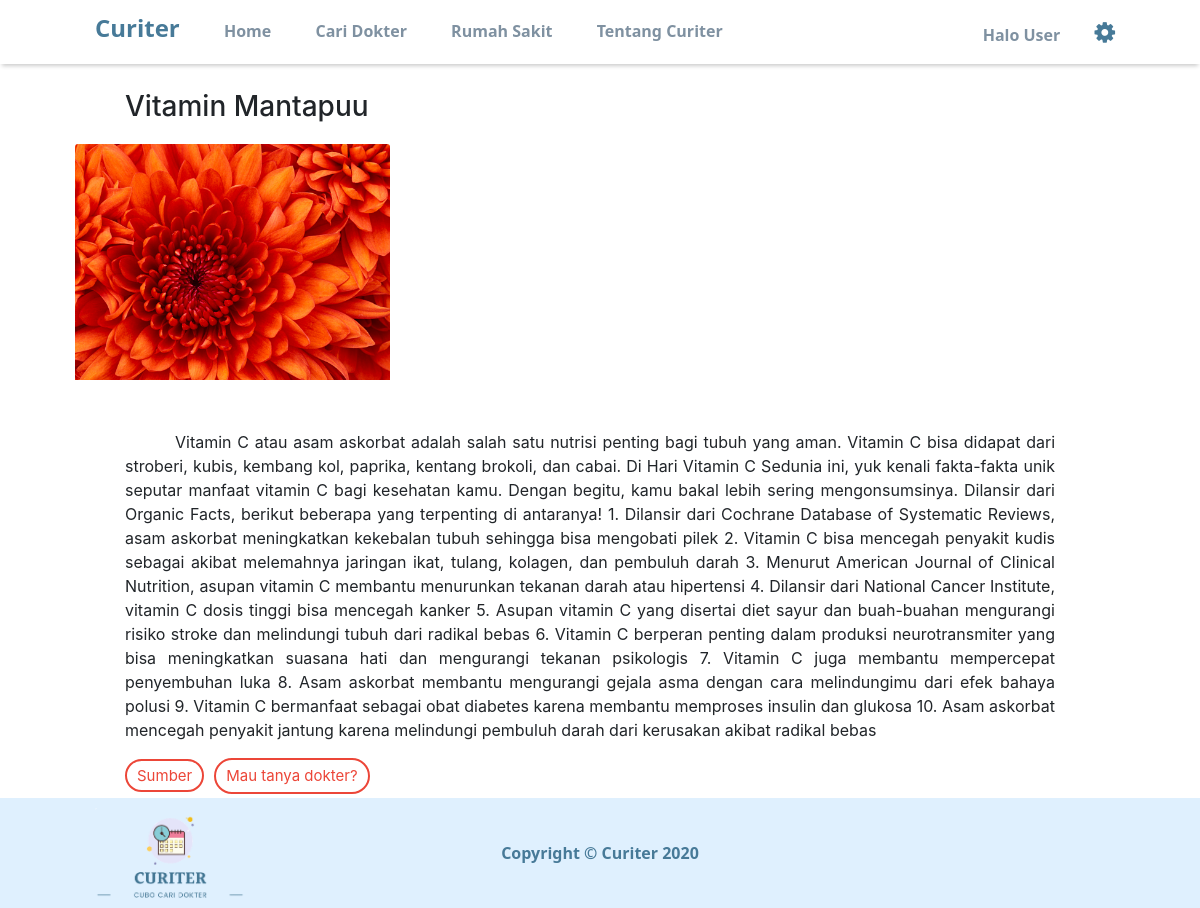
The app's page /home/artikel_user/14 with its own data.
### tables this page shows
CREATE TABLE `artikel` (
  `id_artikel` int(11) NOT NULL,
  `kategori_artikel` varchar(100) NOT NULL,
  `judul_artikel` varchar(100) NOT NULL,
  `konten_artikel` text NOT NULL,
  `sumber_artikel` varchar(200) NOT NULL,
  `gambar_artikel` varchar(120) NOT NULL
);

### application/controllers/home.php (called while the page is built, shortened)
<?php
class Home extends CI_Controller {
    public function __construct(){
        $this->load->library('form_validation');
        $this->load->library('session');
        $this->load->model('m_user');
        $this->load->library('typography');
    }
  public function artikel_user($id)
  {
    $artikel = $this->db->get_where('artikel',array("id_artikel"=>$id))->row_array();
    $data['title'] = "Curiter | ".$artikel['judul_artikel'];
    $data['artikel'] = $artikel;
    $this->load->view('welcome_header_page',$data);
    $this->load->view('v_article_user',$data);
    $this->load->view('footer_page');
  }
}

### index.php (called while the page is built, shortened)
<?php
require_once BASEPATH.'core/CodeIgniter.php';

### application/views/v_article_user.php (the view, shortened to what this page needs)
<!DOCTYPE html>
<html lang="en" dir="ltr">
  <head>
  </head>
  <body>
  <div class="container">
    <h3 class="judulartikel"> <?= $artikel['judul_artikel']?> </h3>
    <img class="card-img-top w-40" src="<?php echo base_url(); ?>/assets/artikel/<?= $artikel['gambar_artikel']?>" alt="">
    <p class="konten-artikel"><?=$artikel['konten_artikel']?></p>
    <table>
      <tr>
      <a class="konten-artikel" id="button_artikel" style="margin-left: 50px;" href="<?=$artikel['sumber_artikel']?>">Sumber</a>
    </tr>
    <tr>
      <a class="a_tanya" href="<?= base_url('caridokter/')?>"><button type="button" id="button_artikel">Mau tanya dokter?</button></a>
    </tr>
    </table>
  </div>
  </body>
</html>

### application/views/v_article_user.php (style rules this page uses)
.judulartikel { margin-top: 90px; margin-bottom: 10px; margin-left: 50px; }
.konten-artikel { margin-top: 50px; margin-left: 50px; text-align: justify; text-justify: inter-word; margin-right: 70px; text-indent: 50px; }
#button_artikel { background-color: #FFFFFF; color: #ec4638; border: 2px solid #ec4638; padding: 5px 10px; margin: 0px 0px 4px 0px; font-size: 15px; border-radius: 50px; margin-right: 10px; }
.a_tanya { text-decoration: none; color: #ec4638; }

### records on screen
artikel: judul_artikel "Vitamin Mantapuu", gambar_artikel (picture), konten_artikel "Vitamin C atau asam askorbat adalah salah satu nutrisi penting bagi tubuh yang aman. Vitamin C bisa didapat dari stroberi, kubis, kembang kol, paprika, kentang brokoli, dan cabai. Di Hari Vitamin C Sedunia ini, yuk kenali fakta-fakta unik seputar manfaat vitamin C bagi kesehatan kamu. Dengan begitu, kamu bakal lebih sering mengonsumsinya. Dilansir dari Organic Facts, berikut beberapa yang terpenting di antaranya! 1. Dilansir dari Cochrane Database of Systematic Reviews, asam askorbat meningkatkan kekebalan tubuh sehingga bisa mengobati pilek 2. Vitamin C bisa mencegah penyakit kudis sebagai akibat melemahnya jaringan ikat, tulang, kolagen, dan pembuluh darah 3. Menurut American Journal of…"
